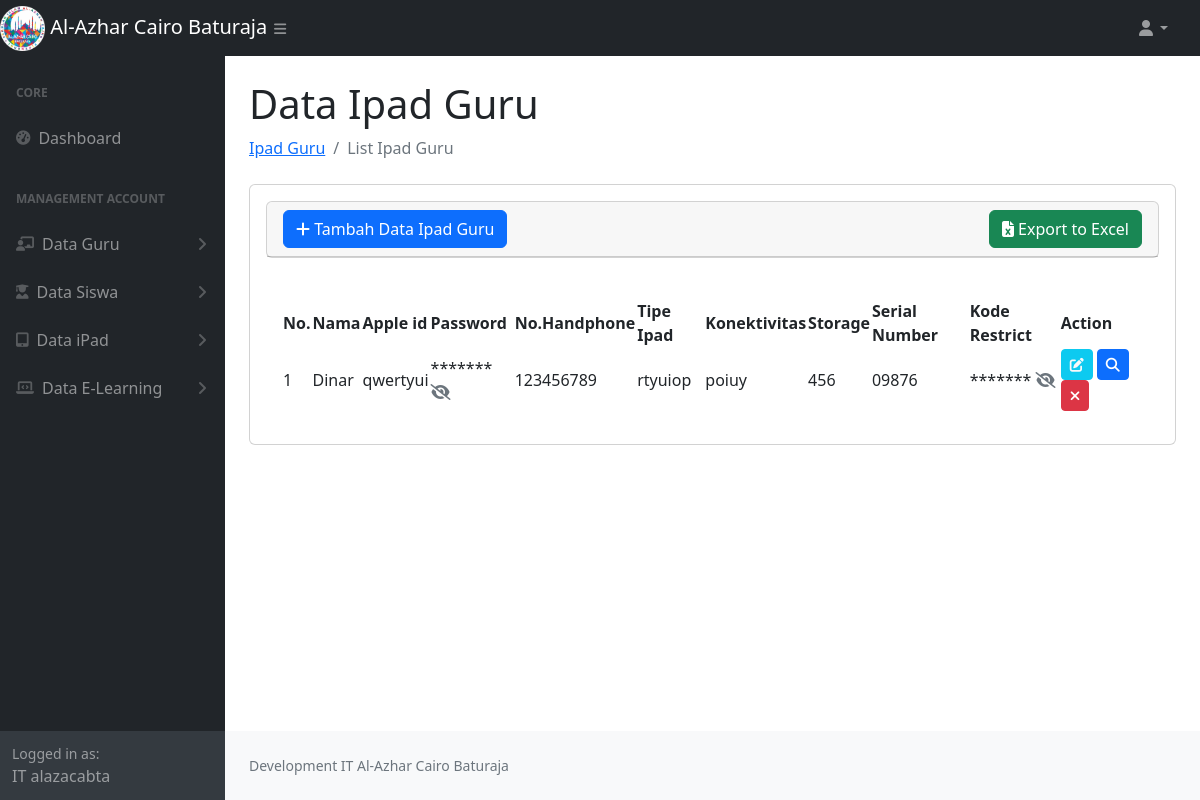
Page /data_ipad_guru.php on the earlier database version.
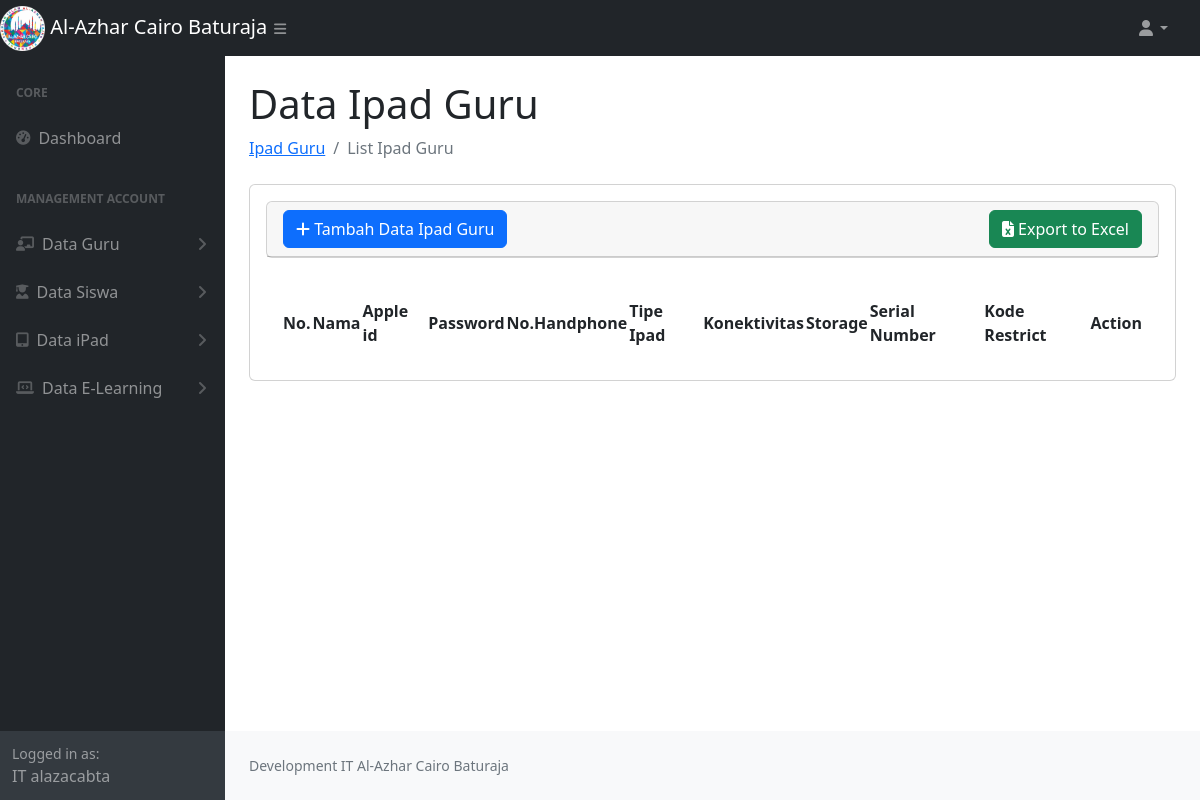
Same page on the later database version.
### tables this page shows
CREATE TABLE `dataipad` (
  `id_apple` int NOT NULL AUTO_INCREMENT,
  `nama` varchar(200) NOT NULL,
  `apple_id` varchar(200) NOT NULL,
  `password` varchar(100) NOT NULL,
  `no_handphone` varchar(50) NOT NULL,
  `tipe_ipad` varchar(100) NOT NULL,
  `konektivitas` varchar(50) NOT NULL,
  `storage` varchar(20) NOT NULL,
  `serial_number` varchar(50) NOT NULL,
  `kode_restrict` varchar(20) NOT NULL,
  `type` enum('Guru','Siswa') DEFAULT NULL,
  PRIMARY KEY (`id_apple`)
);

### data_ipad_guru.php (the view, shortened to what the changed rows need)
<?php
require_once 'function.php';
$type = 'Guru';
$sql = "SELECT * FROM dataipad WHERE type = ?";
$stmt = $conn->prepare($sql);
$stmt->bind_param("s", $type);
$stmt->execute();
$result = $stmt->get_result();
$dataIpadGuru = [];
while ($row = $result->fetch_assoc()) {
    $dataIpadGuru[] = $row;
}
?>
<!DOCTYPE html>
<html lang="en">
    <head>
        <link href="https://cdn.jsdelivr.net/npm/simple-datatables@7.1.2/dist/style.min.css" rel="stylesheet" />
        <link href="css/styles.css" rel="stylesheet" />
        <link rel="stylesheet" href="https://cdnjs.cloudflare.com/ajax/libs/toastr.js/latest/toastr.css">
        <link rel="stylesheet" href="https://cdnjs.cloudflare.com/ajax/libs/font-awesome/6.7.2/css/all.min.css">
    </head>
    <body class="sb-nav-fixed">
        <div id="layoutSidenav">
            <div id="layoutSidenav_content">
                <main>
                    <div class="container-fluid px-4">
                        <h1 class="mt-4">Data Ipad Guru</h1>
                        <div class="card mb-4">
                            <div class="card-body">
                            <div class="card-body">
                                <table id="datatablesSimple">
                                    <thead>
                                        <tr>
                                            <th>No.</th>
                                            <th>Nama</th>
                                            <th>Apple id</th>
                                            <th>Password</th>
                                            <th>No.Handphone</th>
                                            <th>Tipe Ipad</th>
                                            <th>Konektivitas</th>
                                            <th>Storage</th>
                                            <th>Serial Number</th>
                                            <th>Kode Restrict</th>
                                            <th>Action</th>
                                        </tr>
                                    </thead>
                                    <tbody>
                                        <?php
                                            foreach ($dataIpadGuru as $key => $data) {
                                        ?>
                                        <tr>
                                            <td><?= $key + 1; ?></td>
                                            <td><?= $data['nama']; ?></td>
                                            <td><?= $data['apple_id']; ?></td>
                                            <td>
                                                <span>*******</span>
                                                <a href="javascript:void(0)" class="show-password text-muted" title="Lihat Password" data-password="<?= $data['password']; ?>">
                                                    <i class="fas fa-eye-slash"></i>
                                                </a>
                                            </td>
                                            <td><?= $data['no_handphone']; ?></td>
                                            <td><?= $data['tipe_ipad']; ?></td>
                                            <td><?= $data['konektivitas']; ?></td>
                                            <td><?= $data['storage']; ?></td>
                                            <td><?= $data['serial_number']; ?></td>
                                             <td>
                                                <span>*******</span>
                                                <a href="javascript:void(0)" class="show-restrict text-muted" title="Lihat Kode Restrict" data-restrict="<?= $data['kode_restrict']; ?>">
                                                    <i class="fas fa-eye-slash"></i>
                                                </a>
                                            </td>
                                            <td>
                                                <a href="javascript:void(0)" data-url="<?= 'show_ipad_guru.php' ?>" data-id="<?= $data['id_apple'] ?>" class="edit btn btn-info btn-sm text-light "> <i class="fas fa-edit"></i></a>
                                                <a href="javascript:void(0)" data-url="<?= 'show_ipad_guru.php' ?>" data-id="<?= $data['id_apple'] ?>" class="detail btn btn-primary btn-sm"> <i class="fas fa-search"></i></a>
                                                <a href="javascript:void(0)" data-url="<?= 'delete_ipad_guru.php' ?>" data-id="<?= $data['id_apple'] ?>" class="delete btn btn-danger btn-sm"> <i class="fas fa-times"></i></a>
                                            </td>
                                        </tr>
                                        <?php
                                            }
                                        ?>
                                    </tbody>
                                </table>
                            </div>
                        </div>
                    </div>
                </main>
            </div>
        </div>
    </body>
</html>

Differences in the rows shown:
removed dataipad: nama "Dinar", apple "qwertyui", no_handphone "123456789", tipe_ipad "rtyuiop", konektivitas "poiuy", storage "456", serial_number "09876"
